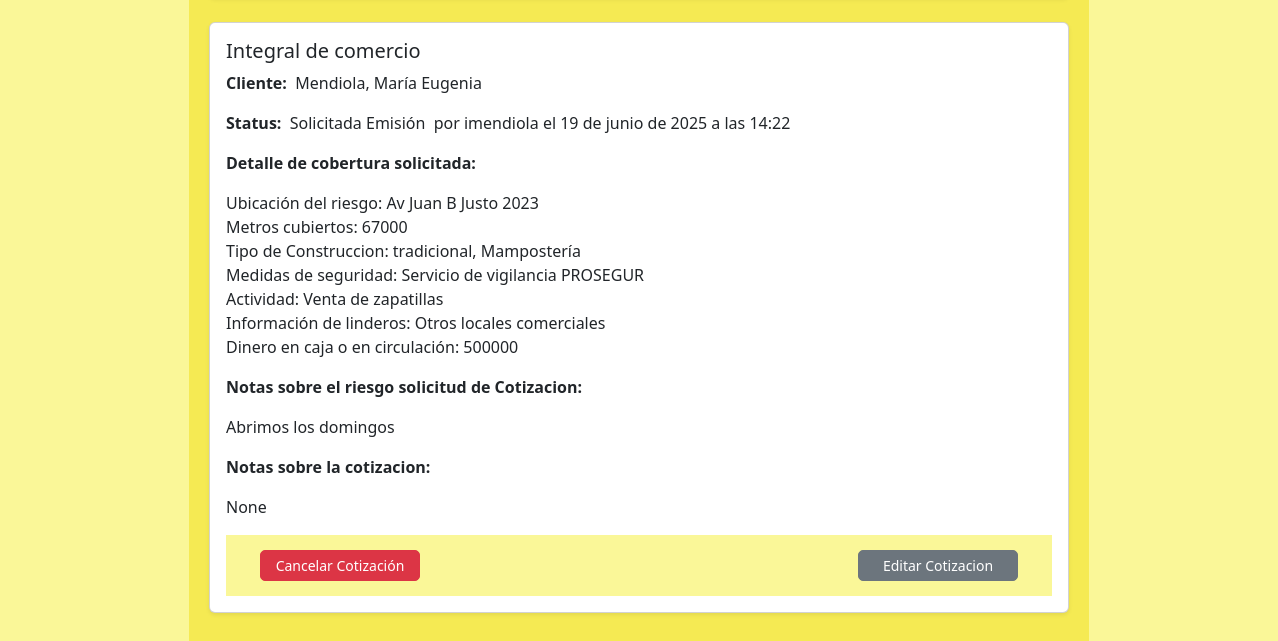
The app's page /staff/cotizaciones/listado/ (signed in, lower part), older data.
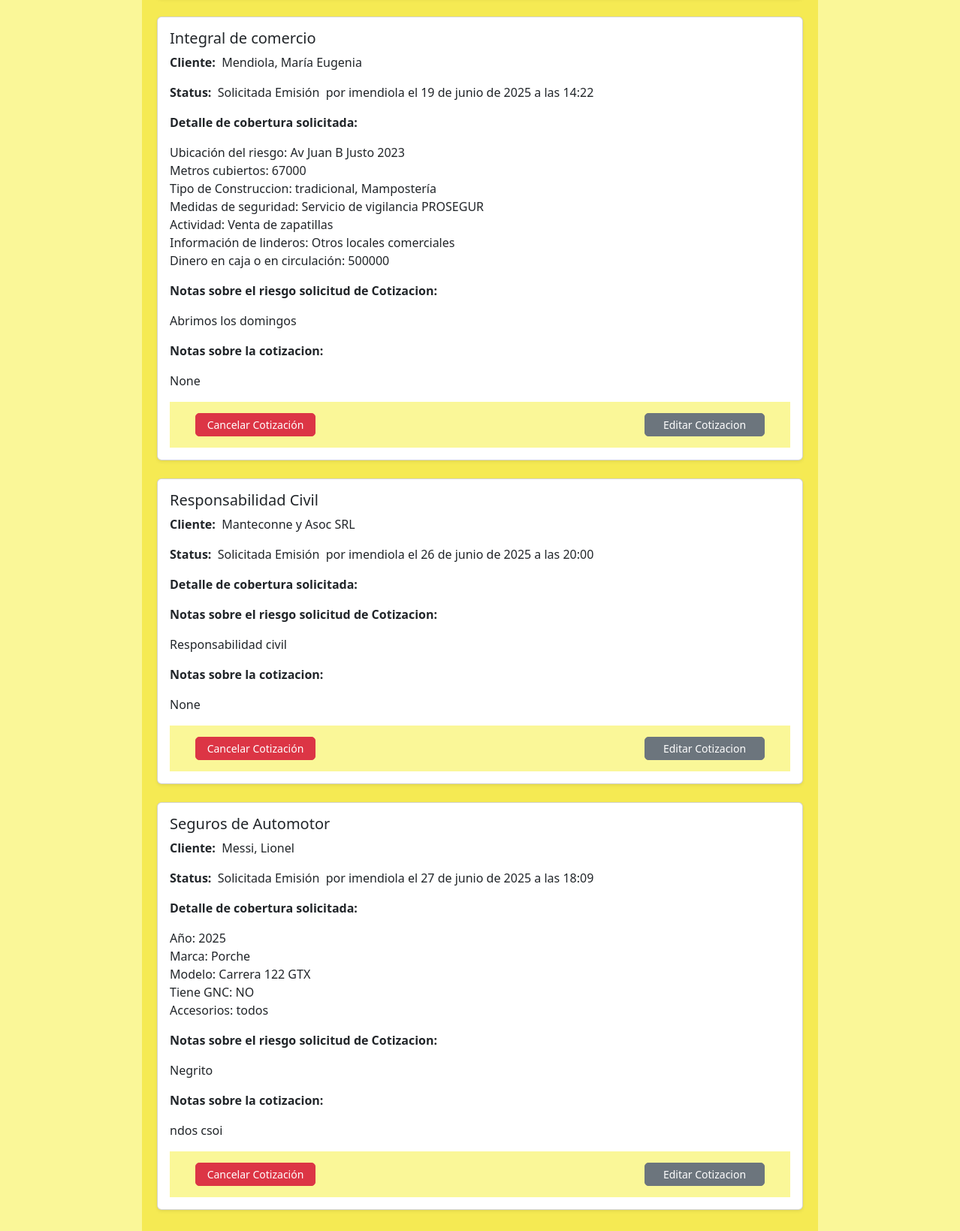
The same page, newer data.
### CotizacionesApp/models.py (models this page shows, shortened)
class Cotizacion(models.Model):
    COTIZACION_STATUS_CHOICES = [
        ('P', 'En Preparación'),
        ('E', 'Enviada al cliente'),
        ('S', 'Solicitada Emisión'),
        ('C', 'Cancelada'),
    ]
    DIAS_MAX_PREPARACION = 5
    DIAS_MAX_RESPUESTA_CTE = 7
    rubro = models.ForeignKey(Categoria, on_delete=models.CASCADE, verbose_name="Rubro")
    cliente = models.ForeignKey(Cliente, on_delete=models.CASCADE, null=True, blank=True)
    data_cliente = models.CharField(max_length=200, null=True, blank=True)
    fecha_creacion = models.DateTimeField(auto_now_add=True, verbose_name='Fecha de Creación')
    solicitud_cotizacion = models.ForeignKey(QuotRequest,on_delete=models.CASCADE, verbose_name="Solicitud de Cotizacion")
    extradata = models.TextField(verbose_name='Detalle extra de Cotización', null=True, blank=True)
    usuario_creacion = models.ForeignKey(
        'auth.User', on_delete=models.CASCADE, verbose_name='Usuario Creador',related_name='nuevas_cotizaciones'
    )
    status = models.CharField(
        max_length=1,
        choices=COTIZACION_STATUS_CHOICES,
        default='P',
        verbose_name='Estado'
    )
    fecha_envio= models.DateTimeField(verbose_name='Fecha de envio al cliente', null=True, blank=True)
    usuario_envio= models.ForeignKey(
        'auth.User', on_delete=models.CASCADE, verbose_name='Usuario envio',related_name='cotizaciones_enviadas',
        null=True, blank=True
    )
    detalles_envio = models.TextField(verbose_name='Notas de envio', null=True, blank=True)
    fecha_sol_emision=models.DateTimeField(verbose_name='Fecha de solicitud emisión', null=True, blank=True)
    usuario_sol_emision= models.ForeignKey(
        'auth.User', on_delete=models.CASCADE, verbose_name='Usuario solicitud de emision',related_name='solicitud_emision',
        null=True, blank=True
    )
    detalles_sol_emision = models.TextField(verbose_name='Notas de solicitud de emision', null=True, blank=True)
    usuario_cancelacion = models.ForeignKey(
        'auth.User', on_delete=models.CASCADE, null=True, blank=True, verbose_name='Usuario de Finalización', related_name='cancela_cotizacion'
    )
    fecha_cancelacion = models.DateTimeField(null=True, blank=True, verbose_name='Fecha de Cancelacion')
    notas_cancelacion = models.TextField(verbose_name='Notas de cancelacion de cotizacion', null=True, blank=True)
    class Meta:
        verbose_name = 'Cotización'
        verbose_name_plural = 'Cotizaciónes'

class QuotRequest(models.Model):
    QUOT_STATUS_CHOICES = [
        ('P', 'Pendiente'),
        ('F', 'Cotizada'),
        ('C', 'Cancelada'),
    ]
    DIAS_MAX_SOLICITUD = 3
    rubro = models.ForeignKey(Categoria, on_delete=models.CASCADE, verbose_name="Rubro")
    cliente = models.ForeignKey(Cliente, on_delete=models.CASCADE, null=True, blank=True)
    data_cliente = models.CharField(max_length=200, null=True, blank=True)
    fecha_creacion = models.DateTimeField(auto_now_add=True, verbose_name='Fecha de Creación')
    usuario_creacion = models.ForeignKey(
        'auth.User', on_delete=models.CASCADE, verbose_name='Usuario Creador',related_name='cotizaciones_creadas'
    )
    status = models.CharField(
        max_length=1,
        choices=QUOT_STATUS_CHOICES,
        default='P',
        verbose_name='Estado'
    )
    detalle = models.TextField(verbose_name='Detalle a cotizar', null=True, blank=True)
    extradata = models.TextField(verbose_name="Datos extra sobre el riesgo", null=True, blank=True)
    usuario_finalizacion = models.ForeignKey(
        'auth.User', on_delete=models.CASCADE, null=True, blank=True, verbose_name='Usuario de Finalización', related_name='cotizaciones_finalizadas'
    )
    fecha_finalizacion = models.DateTimeField(null=True, blank=True, verbose_name='Fecha de Finalización')
    notas_finalización = models.CharField(max_length=250, null=True, blank=True)
    class Meta:
        verbose_name = 'Solicitud de Cotización'
        verbose_name_plural = 'Solicitudes de Cotización'
    def dict_detalle(self)->dict | None:
        if self.detalle:
            return json.loads(self.detalle)
        else:
            return None
    def str_detalle(self)->str:
        dic: dict | None = self.dict_detalle()
        aux_str = ""
        if dic:
            for clave, valor in dic.items():
                if valor:
                    aux_str += clave + ": " + str(valor) + "\n"
        return aux_str

### RubrosApp/models.py (models this page shows, shortened)
class Categoria(models.Model):
    created = models.DateField(verbose_name="Fecha de pedido", auto_now_add=True)
    nombre = models.CharField(max_length=50, verbose_name="Nombre")
    alias = models.CharField(max_length=10, verbose_name="Short Alias", null=True, blank=True)
    descripcion = models.TextField(verbose_name="Descripción")
    imagen = models.ImageField(upload_to="RubrosMedia", verbose_name="Imagen")
    rubro = models.ForeignKey(RubroCat, on_delete=models.CASCADE, verbose_name="Rubro", related_name="categorias")
    class Meta:
        verbose_name="Tipo de seguro"
        verbose_name_plural="Tipos de seguro"

### ClientesApp/models.py (models this page shows, shortened)
class Cliente(models.Model):
    condicion_iva = models.CharField(max_length=2, choices=CondicionIVA.choices)
    direccion = models.ForeignKey(Address, on_delete=models.SET_NULL, null=True, blank=True)
    telefonos = models.ManyToManyField(TelefonoCte, blank=True)
    emails = models.ManyToManyField(EmailCte, blank=True)
    notas = models.TextField(blank=True)
    class Meta:
        abstract = False

class ClientePersonaFisica(Cliente):
    MAX_DIAS_CUMPLE = 15
    nombre = models.CharField(max_length=100)
    apellido = models.CharField(max_length=100)
    dni = models.CharField(max_length=20)
    fecha_nacimiento = models.DateField(blank=True, null=True)

class ClientePersonaJuridica(Cliente):
    razon_social = models.CharField(max_length=100)
    cuit = models.CharField(max_length=20)

### CotizacionesApp/views.py (the view, shortened to what this page needs)
# urls.py: path('listado/', vista_ver_cotizaciones, name='ver_cotizaciones'),
@login_required(login_url='/login/login/')
def vista_ver_cotizaciones(req:HttpRequest):
    filtro_status = req.GET.get('status', '').strip()
    filtro_nombre = req.GET.get('nombre', '').strip()
    queryset = Cotizacion.objects.all()
    if filtro_status:
        queryset = queryset.filter(status=filtro_status)
    return render(req,'CotizacionesApp/cotizaciones.html',
                  {"cotizaciones": queryset,
                   "filtro_status":filtro_status,
                   "filtro_choices":Cotizacion.COTIZACION_STATUS_CHOICES,
                   "filtro_nombre":filtro_nombre})

### CotizacionesApp/templates/CotizacionesApp/cotizaciones.html (shortened to what this page needs)
{% extends "StaffApp/baseStaff.html" %}
{% load static %}
{% block content %}
<div class="container staff-form-container">
  <div class="mt-5">
    {% for cotizacion in cotizaciones %}
      <div class="card mb-4 shadow-sm">
        <div class="card-body">
          <h5 class="card-title">{{cotizacion.rubro.nombre}}</h5>
          <p><strong>Cliente:&nbsp;</strong>
          {% if cotizacion.cliente %}
            {% if cotizacion.cliente.clientepersonafisica %}
              {{ cotizacion.cliente.clientepersonafisica.apellido }}, {{ cotizacion.cliente.clientepersonafisica.nombre }}
            {% elif cotizacion.cliente.clientepersonajuridica %}
              {{ cotizacion.cliente.clientepersonajuridica.razon_social }}
            {% else %}
              Cliente sin nombre
            {% endif %}
          {% else %}
            Cliente no registrado
          {% endif %}</p>
          <p><strong>Status:&nbsp;</strong>
            {% for code, label in filtro_choices %}
              {% if cotizacion.status == code %}
                {{ label }}
                {% if cotizacion.status == "E" %}
                  &nbsp;por {{cotizacion.usuario_envio}} el {{cotizacion.fecha_envio}}
                {% elif cotizacion.status == "S" %}
                  &nbsp;por {{cotizacion.usuario_sol_emision}} el {{cotizacion.fecha_sol_emision}}
                {% elif cotizacion.status == "C" %}
                  &nbsp;por {{cotizacion.usuario_cancelacion}} el {{cotizacion.fecha_cancelacion}}
                {% endif %}
              {% endif %}
            {% endfor %}
          </p>
          <p><strong>Detalle de cobertura solicitada:</strong></p>
          <p>{{cotizacion.solicitud_cotizacion.str_detalle|linebreaksbr}}</p>
          <p><strong>Notas sobre el riesgo solicitud de Cotizacion:</strong></p>
          <p>{{cotizacion.solicitud_cotizacion.extradata|linebreaksbr}}</p>
          <p><strong>Notas sobre la cotizacion:</strong></p>
          <p>{{cotizacion.extradata|linebreaksbr}}</p>
          <div class="d-flex justify-content-between staff-botonera-fichas">
            <button type="button" class="btn btn-danger btn-sm custom-btn-ficha btn-cancelar mx-4"
              data-bs-cot-id="{{ cotizacion.id}}"
              data-bs-toggle="modal"
              data-bs-target="#cancelCotModal"
              {% if cotizacion.status == 'C' %} hidden {% endif %}>
              Cancelar Cotización
            </button>
            <button type="button" class="btn btn-secondary btn-sm custom-btn-ficha btn-editar mx-4"
              data-bs-cot-id="{{ cotizacion.id }}">
              Editar Cotizacion
            </button>
          </div>
        </div>
      </div>
    {% empty %}
      <div class="alert alert-info mt-2">
        No hay Cotizaciones que mostrar
      </div>
    {% endfor %}
  </div>
</div>
{% endblock %}

Row changes from the older to the newer data that the page shows:
added Cotizacion: rubro.nombre "Responsabilidad Civil", cliente.clientepersonajuridica.razon_social "Manteconne y Asoc SRL", filtro_choices "Solicitada Emisión", usuario_sol_emision "imendiola", fecha_sol_emision "26 de junio de 2025 a las 20:00", solicitud_cotizacion.extradata "Responsabilidad civil", extradata "None"
added Cotizacion: rubro.nombre "Seguros de Automotor", cliente.clientepersonafisica.apellido "Messi", cliente.clientepersonafisica.nombre "Lionel", filtro_choices "Solicitada Emisión", usuario_sol_emision "imendiola", fecha_sol_emision "27 de junio de 2025 a las 18:09", solicitud_cotizacion.str_detalle "Año: 2025 Marca: Porche Modelo: Carrera 122 GTX Tiene GNC: NO Accesorios: todos", solicitud_cotizacion.extradata "Negrito", extradata "ndos csoi"
